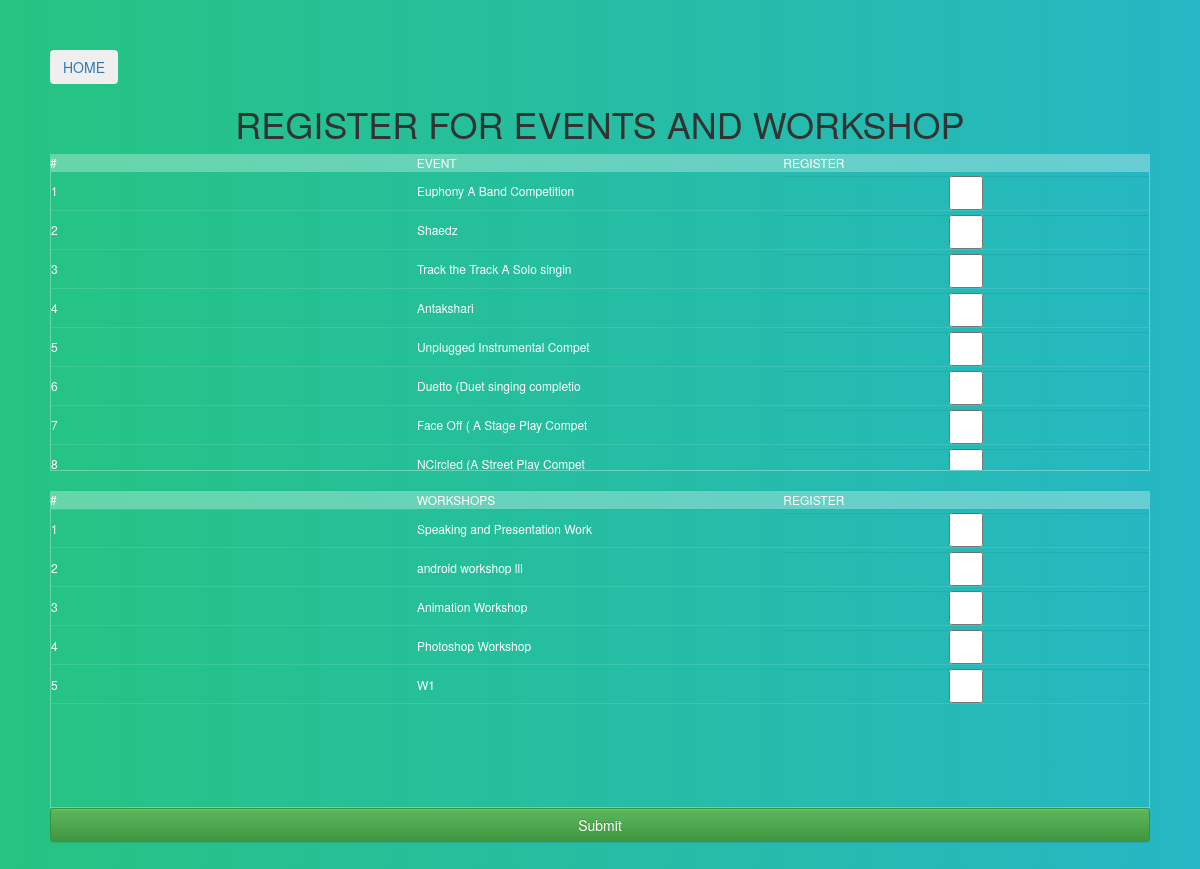
The page /register.php (signed in) on the database its author committed.
### tables this page shows
CREATE TABLE IF NOT EXISTS `events` (
`eid` int(11) NOT NULL,
  `ename` varchar(30) DEFAULT NULL,
  `edate` date DEFAULT NULL,
  `etime` time DEFAULT NULL,
  `evenue` varchar(50) DEFAULT NULL,
  `edesc` varchar(1000) DEFAULT NULL,
  `max_reg` int(11) DEFAULT NULL,
  `tot_reg` int(11) DEFAULT NULL
);

CREATE TABLE IF NOT EXISTS `workshops` (
`wid` int(11) NOT NULL,
  `wname` varchar(30) DEFAULT NULL,
  `wdate` date NOT NULL,
  `wtime` time NOT NULL,
  `wvenue` varchar(50) NOT NULL,
  `wdesc` varchar(1000) DEFAULT NULL,
  `max_reg` int(11) DEFAULT NULL,
  `tot_reg` int(11) DEFAULT NULL,
  `fees` int(11) DEFAULT NULL
);

### register.php (the view, shortened to what this page needs)
<!doctype>
<html>
<head>
  <link rel="stylesheet" href="https://maxcdn.bootstrapcdn.com/bootstrap/3.3.7/css/bootstrap.min.css">
  <link rel="stylesheet" href="https://maxcdn.bootstrapcdn.com/bootstrap/3.3.7/css/bootstrap-theme.min.css">
</head>
<section>
  <a href="index.php"><input type="button" class="btn" value="HOME"></button></a>
  <h1>Register for Events and Workshop</h1>
  <form action="register.php" method="post">
  <div class="tbl-header">
    <table cellpadding="0" cellspacing="0" border="0">
      <thead>
        <tr>
          <th>#</th>
          <th>Event</th>
          <th>Register</th>
        </tr>
      </thead>
    </table>
  </div>
	  <div class="tbl-content">
		<table cellpadding="0" cellspacing="0" border="0" style="font-size:35px;">
		  <tbody>
			<?php
				include "connection.php";
				$res = mysqli_query($link,"Select eid,ename from events");
				$i=0;
				while($ans=mysqli_fetch_array($res)):
				$i++;
			?>
			<tr>
			  <td><?php echo $i; ?></td>
			  <td><?php echo $ans[1]; ?></td>
			  <td><?php  echo '<input type="checkbox" class="form-control" id="'.$ans[0].'" name="e'.$ans[0].'" value="yes">';
			  ?></td>
			</tr>
			<?php endwhile; ?>
		  </tbody>
		</table>
	</div>
	<br>
  <div class="tbl-header">
    <table cellpadding="0" cellspacing="0" border="0">
      <thead>
        <tr>
          <th>#</th>
          <th>Workshops</th>
          <th>Register</th>
        </tr>
      </thead>
    </table>
  </div>
	  <div class="tbl-content">
		<table cellpadding="0" cellspacing="0" border="0" style="font-size:35px;">
		  <tbody>
			<?php
				include "connection.php";
				$res1 = mysqli_query($link,"Select wid,wname from workshops");
				$i=0;
				while($ans1=mysqli_fetch_array($res1)):
				$i++;
			?>
			<tr>
			  <td><?php echo $i; ?></td>
			  <td><?php echo $ans1[1]; ?></td>
			  <td><?php echo '<input type="checkbox" class="form-control" id="'.$ans1[0].'" name="w'.$ans1[0].'" value="yes">'; ?></td>
			</tr>
			<?php endwhile; ?>
		  </tbody>
		</table>
		</div>
	<input type="submit" class="btn btn-success btn-primary btn-block" name="submit" id="submit">
  </form>
</section>
</body>
</html>

### register.php (style rules this page uses)
h1 { font-size: 30px; color: #fff; text-transform: uppercase; font-weight: 300; text-align: center; margin-bottom: 15px; }
table { width:100%; table-layout: fixed; }
.tbl-header { background-color: rgba(255,255,255,0.3); }
.tbl-content { height:300px; overflow-x:auto; margin-top: 0px; border: 1px solid rgba(255,255,255,0.3); }
th { padding: 20px 15px; text-align: left; font-weight: 500; font-size: 12px; color: #fff; text-transform: uppercase; }
td { padding: 15px; text-align: left; vertical-align:middle; font-weight: 300; font-size: 12px; color: #fff; border-bottom: solid 1px rgba(255,255,255,0.1); }
section { margin: 50px; }

### rows shown on the page
events: ename "Euphony A Band Competition"
events: ename "Shaedz"
events: ename "Track the Track A Solo singin"
events: ename "Antakshari"
events: ename "Unplugged Instrumental Compet"
events: ename "Duetto (Duet singing completio"
events: ename "Face Off ( A Stage Play Compet"
events: ename "NCircled (A Street Play Compet"
workshops: wname "Speaking and Presentation Work"
workshops: wname "android workshop lll"
workshops: wname "Animation Workshop"
workshops: wname "Photoshop Workshop"
workshops: wname "W1"
